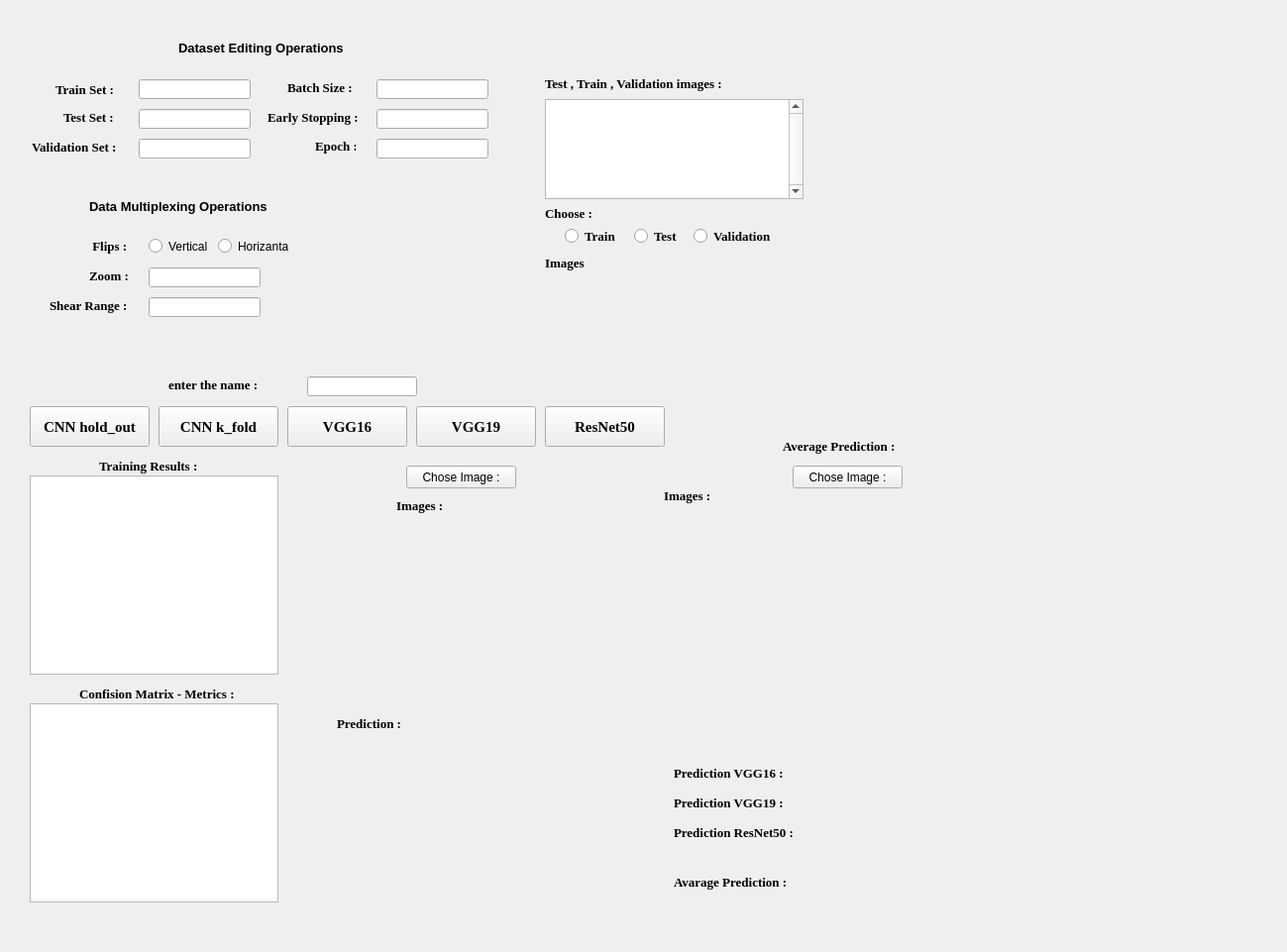
<?xml version="1.0" encoding="UTF-8"?>
<ui version="4.0">
 <class>mainWindow</class>
 <widget class="QMainWindow" name="mainWindow">
  <property name="geometry">
   <rect>
    <x>0</x>
    <y>0</y>
    <width>1299</width>
    <height>961</height>
   </rect>
  </property>
  <property name="windowTitle">
   <string>MainWindow</string>
  </property>
  <widget class="QWidget" name="centralwidget">
   <property name="enabled">
    <bool>true</bool>
   </property>
   <property name="autoFillBackground">
    <bool>false</bool>
   </property>
   <widget class="QLabel" name="label">
    <property name="geometry">
     <rect>
      <x>56</x>
      <y>80</y>
      <width>61</width>
      <height>21</height>
     </rect>
    </property>
    <property name="font">
     <font>
      <family>Times New Roman</family>
      <pointsize>10</pointsize>
      <weight>75</weight>
      <bold>true</bold>
     </font>
    </property>
    <property name="text">
     <string>Train Set :</string>
    </property>
   </widget>
   <widget class="QLabel" name="label_2">
    <property name="geometry">
     <rect>
      <x>64</x>
      <y>110</y>
      <width>51</width>
      <height>16</height>
     </rect>
    </property>
    <property name="font">
     <font>
      <family>Times New Roman</family>
      <pointsize>10</pointsize>
      <weight>75</weight>
      <bold>true</bold>
     </font>
    </property>
    <property name="text">
     <string>Test Set :</string>
    </property>
   </widget>
   <widget class="QLabel" name="label_3">
    <property name="geometry">
     <rect>
      <x>32</x>
      <y>140</y>
      <width>91</width>
      <height>16</height>
     </rect>
    </property>
    <property name="font">
     <font>
      <family>Times New Roman</family>
      <pointsize>10</pointsize>
      <weight>75</weight>
      <bold>true</bold>
     </font>
    </property>
    <property name="text">
     <string>Validation Set :</string>
    </property>
   </widget>
   <widget class="QLineEdit" name="lineEdit">
    <property name="geometry">
     <rect>
      <x>140</x>
      <y>80</y>
      <width>113</width>
      <height>20</height>
     </rect>
    </property>
   </widget>
   <widget class="QLineEdit" name="lineEdit_2">
    <property name="geometry">
     <rect>
      <x>140</x>
      <y>110</y>
      <width>113</width>
      <height>20</height>
     </rect>
    </property>
   </widget>
   <widget class="QLineEdit" name="lineEdit_3">
    <property name="geometry">
     <rect>
      <x>140</x>
      <y>140</y>
      <width>113</width>
      <height>20</height>
     </rect>
    </property>
   </widget>
   <widget class="QLabel" name="label_4">
    <property name="geometry">
     <rect>
      <x>550</x>
      <y>69</y>
      <width>261</width>
      <height>31</height>
     </rect>
    </property>
    <property name="font">
     <font>
      <family>Times New Roman</family>
      <pointsize>10</pointsize>
      <weight>75</weight>
      <bold>true</bold>
     </font>
    </property>
    <property name="text">
     <string>Test , Train , Validation images :</string>
    </property>
   </widget>
   <widget class="QLabel" name="label_7">
    <property name="geometry">
     <rect>
      <x>90</x>
      <y>270</y>
      <width>51</width>
      <height>16</height>
     </rect>
    </property>
    <property name="font">
     <font>
      <family>Times New Roman</family>
      <pointsize>10</pointsize>
      <weight>75</weight>
      <bold>true</bold>
     </font>
    </property>
    <property name="text">
     <string>Zoom :</string>
    </property>
   </widget>
   <widget class="QLabel" name="label_8">
    <property name="geometry">
     <rect>
      <x>50</x>
      <y>300</y>
      <width>81</width>
      <height>16</height>
     </rect>
    </property>
    <property name="font">
     <font>
      <family>Times New Roman</family>
      <pointsize>10</pointsize>
      <weight>75</weight>
      <bold>true</bold>
     </font>
    </property>
    <property name="text">
     <string>Shear Range :</string>
    </property>
   </widget>
   <widget class="QLineEdit" name="lineEdit_6">
    <property name="geometry">
     <rect>
      <x>150</x>
      <y>270</y>
      <width>113</width>
      <height>20</height>
     </rect>
    </property>
   </widget>
   <widget class="QLineEdit" name="lineEdit_7">
    <property name="geometry">
     <rect>
      <x>150</x>
      <y>300</y>
      <width>113</width>
      <height>20</height>
     </rect>
    </property>
   </widget>
   <widget class="QPushButton" name="pushButton">
    <property name="geometry">
     <rect>
      <x>30</x>
      <y>410</y>
      <width>121</width>
      <height>41</height>
     </rect>
    </property>
    <property name="font">
     <font>
      <family>Times New Roman</family>
      <pointsize>11</pointsize>
      <weight>75</weight>
      <bold>true</bold>
     </font>
    </property>
    <property name="autoFillBackground">
     <bool>false</bool>
    </property>
    <property name="text">
     <string>CNN hold_out</string>
    </property>
   </widget>
   <widget class="QPushButton" name="pushButton_2">
    <property name="geometry">
     <rect>
      <x>290</x>
      <y>410</y>
      <width>121</width>
      <height>41</height>
     </rect>
    </property>
    <property name="font">
     <font>
      <family>Times New Roman</family>
      <pointsize>11</pointsize>
      <weight>75</weight>
      <bold>true</bold>
     </font>
    </property>
    <property name="text">
     <string>VGG16</string>
    </property>
   </widget>
   <widget class="QRadioButton" name="radioButton">
    <property name="geometry">
     <rect>
      <x>150</x>
      <y>240</y>
      <width>61</width>
      <height>17</height>
     </rect>
    </property>
    <property name="text">
     <string>Vertical</string>
    </property>
   </widget>
   <widget class="QRadioButton" name="radioButton_2">
    <property name="geometry">
     <rect>
      <x>220</x>
      <y>240</y>
      <width>71</width>
      <height>17</height>
     </rect>
    </property>
    <property name="text">
     <string>Horizantal</string>
    </property>
   </widget>
   <widget class="QLabel" name="label_9">
    <property name="geometry">
     <rect>
      <x>590</x>
      <y>300</y>
      <width>241</width>
      <height>111</height>
     </rect>
    </property>
    <property name="font">
     <font>
      <weight>50</weight>
      <bold>false</bold>
     </font>
    </property>
    <property name="text">
     <string/>
    </property>
   </widget>
   <widget class="QLabel" name="label_10">
    <property name="geometry">
     <rect>
      <x>318</x>
      <y>139</y>
      <width>41</width>
      <height>16</height>
     </rect>
    </property>
    <property name="font">
     <font>
      <family>Times New Roman</family>
      <pointsize>10</pointsize>
      <weight>75</weight>
      <bold>true</bold>
     </font>
    </property>
    <property name="text">
     <string>Epoch :</string>
    </property>
   </widget>
   <widget class="QLabel" name="label_11">
    <property name="geometry">
     <rect>
      <x>290</x>
      <y>80</y>
      <width>71</width>
      <height>16</height>
     </rect>
    </property>
    <property name="font">
     <font>
      <family>Times New Roman</family>
      <pointsize>10</pointsize>
      <weight>75</weight>
      <bold>true</bold>
     </font>
    </property>
    <property name="text">
     <string>Batch Size :</string>
    </property>
   </widget>
   <widget class="QLabel" name="label_12">
    <property name="geometry">
     <rect>
      <x>270</x>
      <y>110</y>
      <width>91</width>
      <height>16</height>
     </rect>
    </property>
    <property name="font">
     <font>
      <family>Times New Roman</family>
      <pointsize>10</pointsize>
      <weight>75</weight>
      <bold>true</bold>
     </font>
    </property>
    <property name="text">
     <string>Early Stopping :</string>
    </property>
   </widget>
   <widget class="QLabel" name="label_13">
    <property name="geometry">
     <rect>
      <x>170</x>
      <y>380</y>
      <width>131</width>
      <height>16</height>
     </rect>
    </property>
    <property name="font">
     <font>
      <family>Times New Roman</family>
      <pointsize>10</pointsize>
      <weight>75</weight>
      <bold>true</bold>
     </font>
    </property>
    <property name="text">
     <string>enter the name :</string>
    </property>
   </widget>
   <widget class="QLineEdit" name="lineEdit_8">
    <property name="geometry">
     <rect>
      <x>380</x>
      <y>140</y>
      <width>113</width>
      <height>20</height>
     </rect>
    </property>
   </widget>
   <widget class="QLineEdit" name="lineEdit_9">
    <property name="geometry">
     <rect>
      <x>380</x>
      <y>80</y>
      <width>113</width>
      <height>20</height>
     </rect>
    </property>
   </widget>
   <widget class="QLineEdit" name="lineEdit_10">
    <property name="geometry">
     <rect>
      <x>380</x>
      <y>110</y>
      <width>113</width>
      <height>20</height>
     </rect>
    </property>
   </widget>
   <widget class="QLineEdit" name="lineEdit_11">
    <property name="geometry">
     <rect>
      <x>310</x>
      <y>380</y>
      <width>111</width>
      <height>20</height>
     </rect>
    </property>
   </widget>
   <widget class="QTextEdit" name="textEdit">
    <property name="enabled">
     <bool>true</bool>
    </property>
    <property name="geometry">
     <rect>
      <x>30</x>
      <y>480</y>
      <width>251</width>
      <height>201</height>
     </rect>
    </property>
   </widget>
   <widget class="QLabel" name="label_14">
    <property name="geometry">
     <rect>
      <x>100</x>
      <y>460</y>
      <width>101</width>
      <height>20</height>
     </rect>
    </property>
    <property name="font">
     <font>
      <family>Times New Roman</family>
      <pointsize>10</pointsize>
      <weight>75</weight>
      <bold>true</bold>
     </font>
    </property>
    <property name="text">
     <string>Training Results :</string>
    </property>
   </widget>
   <widget class="QPushButton" name="pushButton_3">
    <property name="geometry">
     <rect>
      <x>420</x>
      <y>410</y>
      <width>121</width>
      <height>41</height>
     </rect>
    </property>
    <property name="font">
     <font>
      <family>Times New Roman</family>
      <pointsize>11</pointsize>
      <weight>75</weight>
      <bold>true</bold>
     </font>
    </property>
    <property name="text">
     <string>VGG19</string>
    </property>
   </widget>
   <widget class="QPushButton" name="pushButton_4">
    <property name="geometry">
     <rect>
      <x>550</x>
      <y>410</y>
      <width>121</width>
      <height>41</height>
     </rect>
    </property>
    <property name="font">
     <font>
      <family>Times New Roman</family>
      <pointsize>11</pointsize>
      <weight>75</weight>
      <bold>true</bold>
     </font>
    </property>
    <property name="text">
     <string>ResNet50</string>
    </property>
   </widget>
   <widget class="QRadioButton" name="radioButton_3">
    <property name="geometry">
     <rect>
      <x>570</x>
      <y>230</y>
      <width>82</width>
      <height>17</height>
     </rect>
    </property>
    <property name="font">
     <font>
      <family>Times New Roman</family>
      <pointsize>10</pointsize>
      <weight>75</weight>
      <bold>true</bold>
     </font>
    </property>
    <property name="text">
     <string>Train</string>
    </property>
   </widget>
   <widget class="QRadioButton" name="radioButton_4">
    <property name="geometry">
     <rect>
      <x>640</x>
      <y>230</y>
      <width>82</width>
      <height>17</height>
     </rect>
    </property>
    <property name="font">
     <font>
      <family>Times New Roman</family>
      <pointsize>10</pointsize>
      <weight>75</weight>
      <bold>true</bold>
     </font>
    </property>
    <property name="text">
     <string>Test</string>
    </property>
   </widget>
   <widget class="QRadioButton" name="radioButton_5">
    <property name="geometry">
     <rect>
      <x>700</x>
      <y>230</y>
      <width>82</width>
      <height>17</height>
     </rect>
    </property>
    <property name="font">
     <font>
      <family>Times New Roman</family>
      <pointsize>10</pointsize>
      <weight>75</weight>
      <bold>true</bold>
     </font>
    </property>
    <property name="text">
     <string>Validation</string>
    </property>
   </widget>
   <widget class="QListView" name="listView">
    <property name="geometry">
     <rect>
      <x>550</x>
      <y>100</y>
      <width>261</width>
      <height>101</height>
     </rect>
    </property>
    <property name="verticalScrollBarPolicy">
     <enum>Qt::ScrollBarAlwaysOn</enum>
    </property>
    <property name="horizontalScrollBarPolicy">
     <enum>Qt::ScrollBarAsNeeded</enum>
    </property>
    <property name="sizeAdjustPolicy">
     <enum>QAbstractScrollArea::AdjustIgnored</enum>
    </property>
    <property name="autoScroll">
     <bool>true</bool>
    </property>
   </widget>
   <widget class="QLabel" name="label_15">
    <property name="geometry">
     <rect>
      <x>90</x>
      <y>200</y>
      <width>211</width>
      <height>16</height>
     </rect>
    </property>
    <property name="font">
     <font>
      <pointsize>10</pointsize>
      <weight>75</weight>
      <bold>true</bold>
     </font>
    </property>
    <property name="text">
     <string>Data Multiplexing Operations</string>
    </property>
   </widget>
   <widget class="QLabel" name="label_16">
    <property name="geometry">
     <rect>
      <x>550</x>
      <y>250</y>
      <width>51</width>
      <height>31</height>
     </rect>
    </property>
    <property name="font">
     <font>
      <family>Times New Roman</family>
      <pointsize>10</pointsize>
      <weight>75</weight>
      <bold>true</bold>
     </font>
    </property>
    <property name="text">
     <string>Images </string>
    </property>
   </widget>
   <widget class="QLabel" name="label_17">
    <property name="geometry">
     <rect>
      <x>90</x>
      <y>240</y>
      <width>51</width>
      <height>16</height>
     </rect>
    </property>
    <property name="font">
     <font>
      <family>Times New Roman</family>
      <pointsize>10</pointsize>
      <weight>75</weight>
      <bold>true</bold>
     </font>
    </property>
    <property name="text">
     <string> Flips :</string>
    </property>
   </widget>
   <widget class="QPushButton" name="pushButton_5">
    <property name="geometry">
     <rect>
      <x>410</x>
      <y>470</y>
      <width>111</width>
      <height>23</height>
     </rect>
    </property>
    <property name="text">
     <string>Chose Image :</string>
    </property>
   </widget>
   <widget class="QLabel" name="label_18">
    <property name="geometry">
     <rect>
      <x>350</x>
      <y>550</y>
      <width>241</width>
      <height>141</height>
     </rect>
    </property>
    <property name="text">
     <string/>
    </property>
   </widget>
   <widget class="QLabel" name="label_19">
    <property name="geometry">
     <rect>
      <x>400</x>
      <y>500</y>
      <width>91</width>
      <height>21</height>
     </rect>
    </property>
    <property name="font">
     <font>
      <family>Times New Roman</family>
      <pointsize>10</pointsize>
      <weight>75</weight>
      <bold>true</bold>
     </font>
    </property>
    <property name="text">
     <string>Images :</string>
    </property>
   </widget>
   <widget class="QLabel" name="label_20">
    <property name="geometry">
     <rect>
      <x>180</x>
      <y>40</y>
      <width>211</width>
      <height>16</height>
     </rect>
    </property>
    <property name="font">
     <font>
      <pointsize>10</pointsize>
      <weight>75</weight>
      <bold>true</bold>
     </font>
    </property>
    <property name="text">
     <string>Dataset Editing Operations</string>
    </property>
   </widget>
   <widget class="QLabel" name="label_21">
    <property name="geometry">
     <rect>
      <x>550</x>
      <y>200</y>
      <width>51</width>
      <height>31</height>
     </rect>
    </property>
    <property name="font">
     <font>
      <family>Times New Roman</family>
      <pointsize>10</pointsize>
      <weight>75</weight>
      <bold>true</bold>
     </font>
    </property>
    <property name="text">
     <string>Choose :</string>
    </property>
   </widget>
   <widget class="QLabel" name="label_22">
    <property name="geometry">
     <rect>
      <x>340</x>
      <y>720</y>
      <width>251</width>
      <height>21</height>
     </rect>
    </property>
    <property name="font">
     <font>
      <family>Times New Roman</family>
      <pointsize>10</pointsize>
      <weight>75</weight>
      <bold>true</bold>
     </font>
    </property>
    <property name="text">
     <string>Prediction :</string>
    </property>
   </widget>
   <widget class="QLabel" name="label_23">
    <property name="geometry">
     <rect>
      <x>80</x>
      <y>690</y>
      <width>171</width>
      <height>21</height>
     </rect>
    </property>
    <property name="font">
     <font>
      <family>Times New Roman</family>
      <pointsize>10</pointsize>
      <weight>75</weight>
      <bold>true</bold>
     </font>
    </property>
    <property name="text">
     <string>Confision Matrix - Metrics :</string>
    </property>
   </widget>
   <widget class="QTextEdit" name="textEdit_2">
    <property name="enabled">
     <bool>true</bool>
    </property>
    <property name="geometry">
     <rect>
      <x>30</x>
      <y>710</y>
      <width>251</width>
      <height>201</height>
     </rect>
    </property>
   </widget>
   <widget class="QPushButton" name="pushButton_6">
    <property name="geometry">
     <rect>
      <x>800</x>
      <y>470</y>
      <width>111</width>
      <height>23</height>
     </rect>
    </property>
    <property name="text">
     <string>Chose Image :</string>
    </property>
   </widget>
   <widget class="QLabel" name="label_24">
    <property name="geometry">
     <rect>
      <x>790</x>
      <y>440</y>
      <width>121</width>
      <height>21</height>
     </rect>
    </property>
    <property name="font">
     <font>
      <family>Times New Roman</family>
      <pointsize>10</pointsize>
      <weight>75</weight>
      <bold>true</bold>
     </font>
    </property>
    <property name="text">
     <string>Average Prediction :</string>
    </property>
   </widget>
   <widget class="QLabel" name="label_25">
    <property name="geometry">
     <rect>
      <x>670</x>
      <y>490</y>
      <width>51</width>
      <height>21</height>
     </rect>
    </property>
    <property name="font">
     <font>
      <family>Times New Roman</family>
      <pointsize>10</pointsize>
      <weight>75</weight>
      <bold>true</bold>
     </font>
    </property>
    <property name="frameShape">
     <enum>QFrame::NoFrame</enum>
    </property>
    <property name="lineWidth">
     <number>1</number>
    </property>
    <property name="text">
     <string>Images :</string>
    </property>
   </widget>
   <widget class="QLabel" name="label_26">
    <property name="geometry">
     <rect>
      <x>680</x>
      <y>770</y>
      <width>311</width>
      <height>21</height>
     </rect>
    </property>
    <property name="font">
     <font>
      <family>Times New Roman</family>
      <pointsize>10</pointsize>
      <weight>75</weight>
      <bold>true</bold>
     </font>
    </property>
    <property name="text">
     <string>Prediction VGG16 :</string>
    </property>
   </widget>
   <widget class="QLabel" name="label_27">
    <property name="geometry">
     <rect>
      <x>680</x>
      <y>800</y>
      <width>311</width>
      <height>21</height>
     </rect>
    </property>
    <property name="font">
     <font>
      <family>Times New Roman</family>
      <pointsize>10</pointsize>
      <weight>75</weight>
      <bold>true</bold>
     </font>
    </property>
    <property name="text">
     <string>Prediction VGG19 :</string>
    </property>
   </widget>
   <widget class="QLabel" name="label_28">
    <property name="geometry">
     <rect>
      <x>680</x>
      <y>830</y>
      <width>311</width>
      <height>21</height>
     </rect>
    </property>
    <property name="font">
     <font>
      <family>Times New Roman</family>
      <pointsize>10</pointsize>
      <weight>75</weight>
      <bold>true</bold>
     </font>
    </property>
    <property name="text">
     <string>Prediction ResNet50 :</string>
    </property>
   </widget>
   <widget class="QLabel" name="label_29">
    <property name="geometry">
     <rect>
      <x>710</x>
      <y>540</y>
      <width>251</width>
      <height>161</height>
     </rect>
    </property>
    <property name="text">
     <string/>
    </property>
   </widget>
   <widget class="QLabel" name="label_37">
    <property name="geometry">
     <rect>
      <x>680</x>
      <y>880</y>
      <width>311</width>
      <height>21</height>
     </rect>
    </property>
    <property name="font">
     <font>
      <family>Times New Roman</family>
      <pointsize>10</pointsize>
      <weight>75</weight>
      <bold>true</bold>
     </font>
    </property>
    <property name="text">
     <string>Avarage Prediction :</string>
    </property>
   </widget>
   <widget class="QPushButton" name="pushButton_7">
    <property name="geometry">
     <rect>
      <x>160</x>
      <y>410</y>
      <width>121</width>
      <height>41</height>
     </rect>
    </property>
    <property name="font">
     <font>
      <family>Times New Roman</family>
      <pointsize>11</pointsize>
      <weight>75</weight>
      <bold>true</bold>
     </font>
    </property>
    <property name="autoFillBackground">
     <bool>false</bool>
    </property>
    <property name="text">
     <string>CNN k_fold</string>
    </property>
   </widget>
  </widget>
  <action name="actionG_z_At">
   <property name="text">
    <string>Göz at</string>
   </property>
  </action>
 </widget>
 <resources/>
 <connections/>
</ui>
